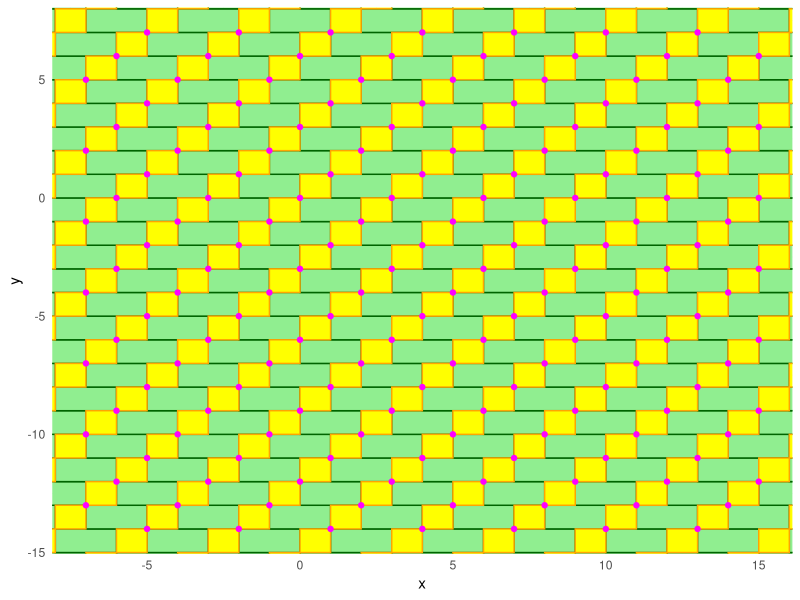
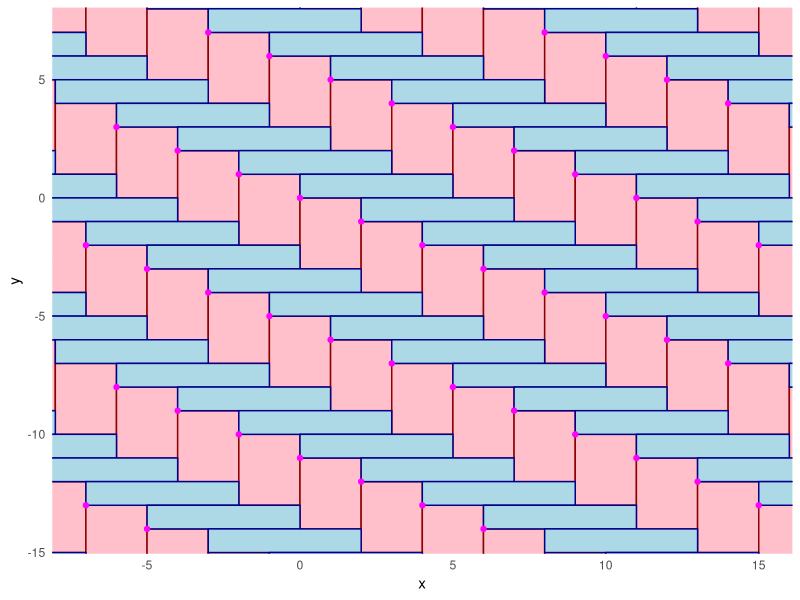
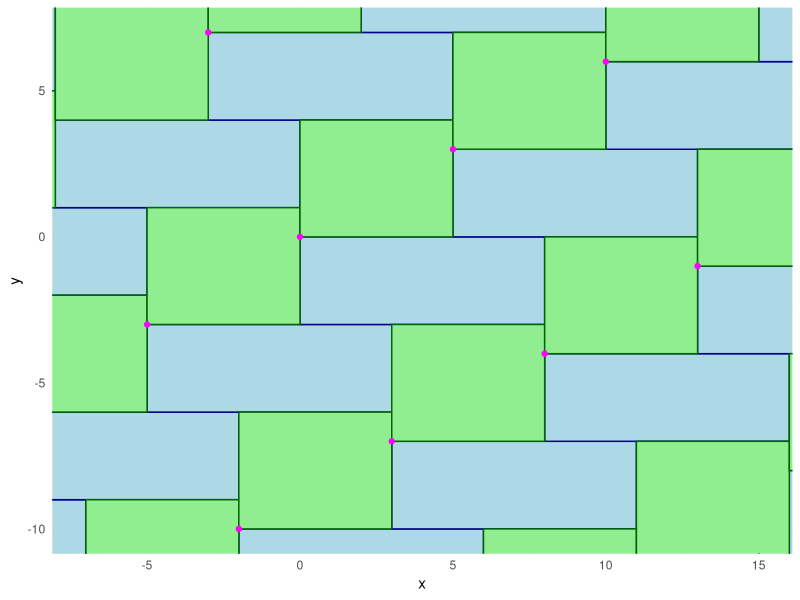
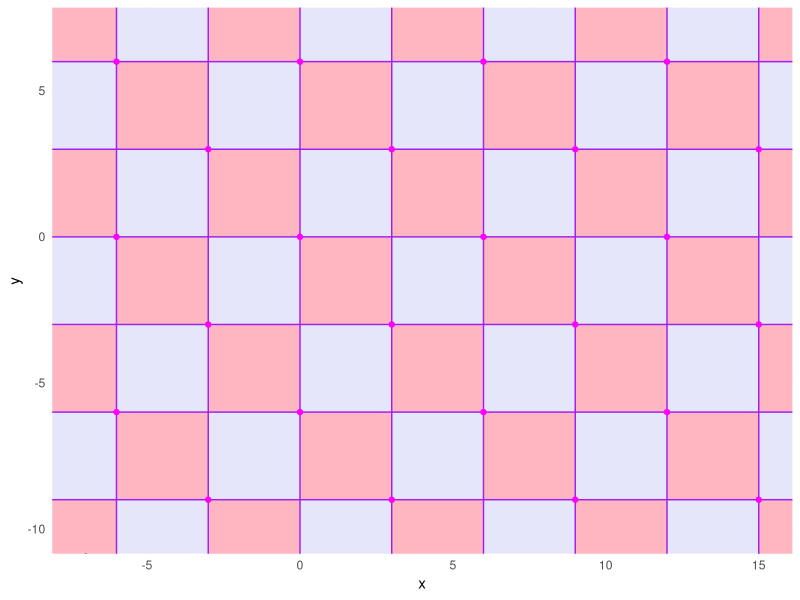
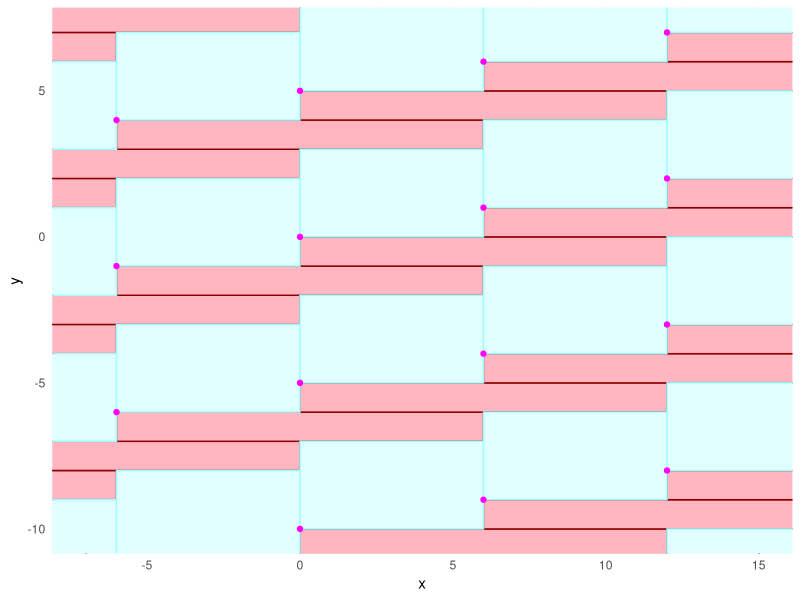
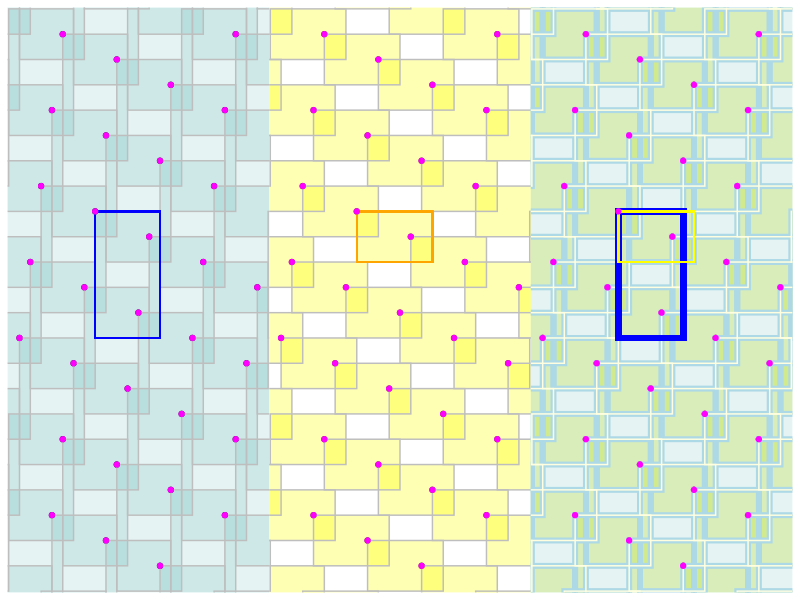

R code for these plots, in order:
## ---- chunk 1
#| code-fold: true
#| message: false
#| label: first
#| warning: false
#| echo: false

library(ggplot2)

## original coordinates
A <- matrix(c(2, -1), ncol = 1)
B <- matrix(c(1, 1), ncol = 1)

## coordinates for 4 copies/combos ## HAS TO BE THE SAME OR ELSE IT'S NOT ALIGNED
copies <- -20:20
coefs <- expand.grid(copies, copies)

x.coords <- coefs$Var1*A[1] + coefs$Var2*B[1]
y.coords <- coefs$Var1*A[2] + coefs$Var2*B[2]

plot.dat <- data.frame(x = x.coords, y = y.coords)
p <- ggplot(data = plot.dat, aes(x = x, y = y)) +
	geom_point() + 
	ylim(c(-14, 7)) +
	xlim(c(-7, 15)) + 
	geom_rect(xmin = -7, xmax = 15, ymin = -14, ymax = 7, fill = "#FFFFFF00", col = "black") + 
	theme_minimal()

## create on-diag rectangles
p1 <- p + geom_rect(xmin = plot.dat$x, xmax = plot.dat$x + A[1], 
							ymin = plot.dat$y, ymax = plot.dat$y - B[2], fill = "lightgreen", col = "darkgreen") + 
	ylim(c(-14, 7)) +
	xlim(c(-7, 15)) 
## create off-diag rectangles
p2 <- p1 + geom_rect(xmin = plot.dat$x, xmax = plot.dat$x + B[1], 
							ymin = plot.dat$y, ymax = plot.dat$y - A[2], fill = "yellow", col = "orange")
p2 + geom_point(col = "magenta")

## ---- chunk 2
#| code-fold: true
#| message: false
#| label: second
#| warning: false
#| echo: false

## original coordinates
A <- matrix(c(2, -1), ncol = 1)
B <- matrix(c(5, 3), ncol = 1)

## coordinates for 4 copies/combos ## HAS TO BE THE SAME OR ELSE IT'S NOT ALIGNED
copies <- -10:10
coefs <- expand.grid(copies, copies)

x.coords <- coefs$Var1*A[1] + coefs$Var2*B[1]
y.coords <- coefs$Var1*A[2] + coefs$Var2*B[2]

plot.dat <- data.frame(x = x.coords, y = y.coords)
p <- ggplot(data = plot.dat, aes(x = x, y = y)) +
	geom_point() + 
	ylim(c(-14, 7)) +
	xlim(c(-7, 15)) + 
	geom_rect(xmin = -7, xmax = 15, ymin = -14, ymax = 7, fill = "#FFFFFF00", col = "black") + 
	theme_minimal()

## create on-diag rectangles
p1 <- p + geom_rect(xmin = plot.dat$x, xmax = plot.dat$x + A[1], 
							ymin = plot.dat$y, ymax = plot.dat$y - B[2], fill = "pink", col = "darkred") + 
	ylim(c(-14, 7)) +
	xlim(c(-7, 15)) 
## create off-diag rectangles
p2 <- p1 + geom_rect(xmin = plot.dat$x, xmax = plot.dat$x + B[1], 
							ymin = plot.dat$y, ymax = plot.dat$y - A[2], fill = "lightblue", col = "darkblue")
p2 + geom_point(col = "magenta")
## ---- chunk 3
#| code-fold: true
#| message: false
#| warning: false
#| label: third
#| echo: false
library(ggplot2)
## original coordinates
A <- matrix(c(8, -4), ncol = 1)
B <- matrix(c(5, 3), ncol = 1)

## coordinates for 4 copies/combos ## HAS TO BE THE SAME OR ELSE IT'S NOT ALIGNED
copies <- -10:10
coefs <- expand.grid(copies, copies)

x.coords <- coefs$Var1*A[1] + coefs$Var2*B[1]
y.coords <- coefs$Var1*A[2] + coefs$Var2*B[2]

plot.dat <- data.frame(x = x.coords, y = y.coords)
p <- ggplot(data = plot.dat, aes(x = x, y = y)) +
	geom_point() + 
	ylim(c(-14, 7)) +
	xlim(c(-7, 15)) + 
	geom_rect(xmin = -7, xmax = 15, ymin = -14, ymax = 7, fill = "#FFFFFF00", col = "black") + 
	theme_minimal()


## could fix the grid to make these for printing!

## create on-diag rectangles
p1 <- p + geom_rect(xmin = plot.dat$x, xmax = plot.dat$x + A[1], 
							ymin = plot.dat$y, ymax = plot.dat$y - B[2],  fill = "lightblue", col = "darkblue")+ 
	ylim(c(-10, 7)) +
	xlim(c(-7, 15)) 
## create off-diag rectangles
p2 <- p1 + geom_rect(xmin = plot.dat$x, xmax = plot.dat$x + B[1], 
							ymin = plot.dat$y, ymax = plot.dat$y - A[2], fill = "lightgreen", col = "darkgreen")
p2 + geom_point(col = "magenta")
## ---- chunk 4
#| code-fold: true
#| message: false
#| warning: false
#| label: fourth
library(ggplot2)
## original coordinates
A <- matrix(c(3, -3), ncol = 1)
B <- matrix(c(3, 3), ncol = 1)

## coordinates for 4 copies/combos 
copies <- -10:10
coefs <- expand.grid(copies, copies)

x.coords <- coefs$Var1*A[1] + coefs$Var2*B[1]
y.coords <- coefs$Var1*A[2] + coefs$Var2*B[2]

plot.dat <- data.frame(x = x.coords, y = y.coords)
p <- ggplot(data = plot.dat, aes(x = x, y = y)) +
	geom_point() + 
	ylim(c(-14, 7)) +
	xlim(c(-7, 15)) + 
	geom_rect(xmin = -7, xmax = 15, ymin = -14, ymax = 7, 
						fill = "#FFFFFF00", col = "black") + 
	theme_minimal()


## could fix the grid to make these for printing!

## create on-diag rectangles
p1 <- p + geom_rect(xmin = plot.dat$x, xmax = plot.dat$x + A[1], 
							ymin = plot.dat$y, ymax = plot.dat$y - B[2], 
							fill = "lightpink", col = "pink") + 
	ylim(c(-10, 7)) +
	xlim(c(-7, 15)) 
## create off-diag rectangles
p2 <- p1 + geom_rect(xmin = plot.dat$x, xmax = plot.dat$x + B[1], 
							ymin = plot.dat$y, ymax = plot.dat$y - A[2], 
							fill = "lavender", col = "purple")
p2 + geom_point(col = "magenta")
## ---- chunk 5
#| code-fold: true
#| message: false
#| warning: false
#| label: fifth
library(ggplot2)
## original coordinates
A <- matrix(c(12, -3), ncol = 1)
B <- matrix(c(6, 1), ncol = 1)

## coordinates for 4 copies/combos
copies <- -10:10
coefs <- expand.grid(copies, copies)

x.coords <- coefs$Var1*A[1] + coefs$Var2*B[1]
y.coords <- coefs$Var1*A[2] + coefs$Var2*B[2]

plot.dat <- data.frame(x = x.coords, y = y.coords)
p <- ggplot(data = plot.dat, aes(x = x, y = y)) +
	geom_point() + 
	ylim(c(-14, 7)) +
	xlim(c(-7, 15)) + 
	geom_rect(xmin = -7, xmax = 15, ymin = -14, ymax = 7, 
						fill = "#FFFFFF00", col = "black") + 
	theme_minimal()


## could fix the grid to make these for printing!

## create on-diag rectangles
p1 <- p + geom_rect(xmin = plot.dat$x, xmax = plot.dat$x + A[1], 
							ymin = plot.dat$y, ymax = plot.dat$y - B[2], 
							fill = "lightpink", col = "darkred") + 
	ylim(c(-10, 7)) +
	xlim(c(-7, 15)) 
## create off-diag rectangles
p2 <- p1 + geom_rect(xmin = plot.dat$x, xmax = plot.dat$x + B[1], 
							ymin = plot.dat$y, ymax = plot.dat$y - A[2], 
							fill = "#E0FFFF", col = "#A2FFFF")
p2 + geom_point(col = "magenta")
## ---- chunk 6
#| code-fold: true
#| message: false
#| warning: false
#| label: sixth
library(ggplot2)
## original coordinates
A <- matrix(c(7, 5), ncol = 1)
B <- matrix(c(6, 2), ncol = 1)

## coordinates for 4 copies/combos
copies <- -15:15
coefs <- expand.grid(copies, copies)

x.coords <- coefs$Var1*A[1] + coefs$Var2*B[1]
y.coords <- coefs$Var1*A[2] + coefs$Var2*B[2]

plot.dat <- data.frame(x = x.coords, y = y.coords)
p <- ggplot(data = plot.dat, aes(x = x, y = y)) +
	geom_point() + 
	ylim(c(-14, 7)) +
	xlim(c(-7, 15)) + 
	# geom_rect(xmin = -7, xmax = 15, ymin = -14, ymax = 7, 
	# 					fill = "#FFFFFF00", col = "black") + 
	theme_void()


## could fix the grid to make these for printing!

## create on-diag rectangles
p1 <- p +geom_rect(xmin = plot.dat$x, xmax = plot.dat$x + B[1], 
							ymin = plot.dat$y, ymax = plot.dat$y - A[2], 
							fill = "#008b8b", alpha = .1) + 
							geom_rect(xmin = plot.dat$x, xmax = plot.dat$x + B[1], 
							ymin = plot.dat$y, ymax = plot.dat$y - A[2], 
							fill = "#FFFFFF00", col = "grey") +
							geom_rect(xmin = plot.dat$x[481], xmax = plot.dat$x[481] + B[1], 
							ymin = plot.dat$y[481], ymax = plot.dat$y[481] - A[2], 
							fill = "#FFFFFF00", col = "blue") +
							geom_point(col = "magenta") + 
							ylim(c(-14, 7)) +
							xlim(c(-7, 15))




library(patchwork)
p2 <- p + geom_rect(xmin = plot.dat$x, xmax = plot.dat$x + A[1], 
							ymin = plot.dat$y, ymax = plot.dat$y - B[2], 
							fill = "yellow", alpha = .3) +
							geom_rect(xmin = plot.dat$x, xmax = plot.dat$x + A[1], 
							ymin = plot.dat$y, ymax = plot.dat$y - B[2], 
							fill = "#FFFFFF00", col = "grey") +
							geom_rect(xmin = plot.dat$x[481], xmax = plot.dat$x[481] + A[1], 
							ymin = plot.dat$y[481], ymax = plot.dat$y[481] - B[2], 
							fill = "#FFFFFF00", col = "orange")+
							geom_point(col = "magenta")+ 
							ylim(c(-14, 7)) +
							xlim(c(-7, 15))

## create off-diag rectangles
p_both <- p1 +  geom_rect(xmin = plot.dat$x, xmax = plot.dat$x + A[1], 
							ymin = plot.dat$y, ymax = plot.dat$y - B[2], 
							fill = "yellow", alpha = .2) +
							## outlines
							geom_rect(xmin = plot.dat$x, xmax = plot.dat$x + B[1], 
							ymin = plot.dat$y, ymax = plot.dat$y - A[2], 
							fill = "#FFFFFF00", col = "lightblue", lwd = 2) +
							geom_rect(xmin = plot.dat$x, xmax = plot.dat$x + A[1], 
							ymin = plot.dat$y, ymax = plot.dat$y - B[2], 
							fill = "#FFFFFF00", col = "lightyellow") + 
							geom_rect(xmin = plot.dat$x[481], xmax = plot.dat$x[481] + B[1], 
							ymin = plot.dat$y[481], ymax = plot.dat$y[481] - A[2], 
							fill = "#FFFFFF00", col = "blue", lwd = 2) +
							geom_rect(xmin = plot.dat$x[481], xmax = plot.dat$x[481] + A[1], 
							ymin = plot.dat$y[481], ymax = plot.dat$y[481] - B[2], 
							fill = "#FFFFFF00", col = "yellow") +
							geom_point(col = "magenta") + 
							ylim(c(-14, 7)) +
							xlim(c(-7, 15))
## add edges after
p1 + p2 + p_both
